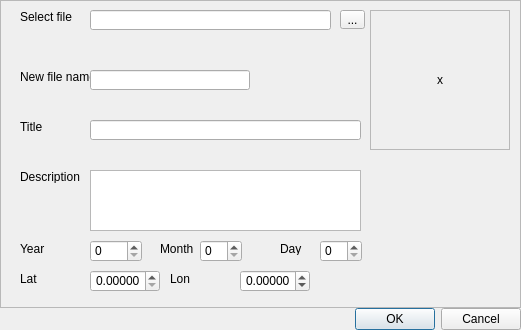
<?xml version="1.0" encoding="UTF-8"?>
<ui version="4.0">
 <class>AddPhotoDlg</class>
 <widget class="QDialog" name="AddPhotoDlg">
  <property name="geometry">
   <rect>
    <x>0</x>
    <y>0</y>
    <width>521</width>
    <height>330</height>
   </rect>
  </property>
  <property name="windowTitle">
   <string/>
  </property>
  <layout class="QVBoxLayout" name="verticalLayout">
   <property name="spacing">
    <number>0</number>
   </property>
   <property name="leftMargin">
    <number>0</number>
   </property>
   <property name="topMargin">
    <number>0</number>
   </property>
   <property name="rightMargin">
    <number>0</number>
   </property>
   <property name="bottomMargin">
    <number>0</number>
   </property>
   <item>
    <widget class="QFrame" name="frame">
     <property name="frameShape">
      <enum>QFrame::StyledPanel</enum>
     </property>
     <property name="frameShadow">
      <enum>QFrame::Raised</enum>
     </property>
     <property name="lineWidth">
      <number>1</number>
     </property>
     <widget class="QLabel" name="lbSelectedFile">
      <property name="geometry">
       <rect>
        <x>20</x>
        <y>10</y>
        <width>70</width>
        <height>13</height>
       </rect>
      </property>
      <property name="text">
       <string>Select file</string>
      </property>
     </widget>
     <widget class="QLineEdit" name="leSelectedFile">
      <property name="geometry">
       <rect>
        <x>90</x>
        <y>10</y>
        <width>241</width>
        <height>20</height>
       </rect>
      </property>
     </widget>
     <widget class="QToolButton" name="tbSelectPhoto">
      <property name="geometry">
       <rect>
        <x>340</x>
        <y>10</y>
        <width>25</width>
        <height>19</height>
       </rect>
      </property>
      <property name="text">
       <string>...</string>
      </property>
     </widget>
     <widget class="QLabel" name="lbNewFileName">
      <property name="geometry">
       <rect>
        <x>20</x>
        <y>70</y>
        <width>70</width>
        <height>13</height>
       </rect>
      </property>
      <property name="toolTip">
       <string>New file name without extension</string>
      </property>
      <property name="text">
       <string>New file name</string>
      </property>
     </widget>
     <widget class="QLineEdit" name="leNewFileName">
      <property name="geometry">
       <rect>
        <x>90</x>
        <y>70</y>
        <width>160</width>
        <height>20</height>
       </rect>
      </property>
     </widget>
     <widget class="QLabel" name="lbImage">
      <property name="geometry">
       <rect>
        <x>370</x>
        <y>10</y>
        <width>140</width>
        <height>140</height>
       </rect>
      </property>
      <property name="frameShape">
       <enum>QFrame::StyledPanel</enum>
      </property>
      <property name="text">
       <string>x</string>
      </property>
      <property name="alignment">
       <set>Qt::AlignCenter</set>
      </property>
     </widget>
     <widget class="QLabel" name="lbTitle">
      <property name="geometry">
       <rect>
        <x>20</x>
        <y>120</y>
        <width>47</width>
        <height>13</height>
       </rect>
      </property>
      <property name="text">
       <string>Title</string>
      </property>
     </widget>
     <widget class="QLineEdit" name="leTitle">
      <property name="geometry">
       <rect>
        <x>90</x>
        <y>120</y>
        <width>271</width>
        <height>20</height>
       </rect>
      </property>
     </widget>
     <widget class="QLabel" name="lbDescr">
      <property name="geometry">
       <rect>
        <x>20</x>
        <y>170</y>
        <width>70</width>
        <height>13</height>
       </rect>
      </property>
      <property name="text">
       <string>Description</string>
      </property>
     </widget>
     <widget class="QTextEdit" name="teDescr">
      <property name="geometry">
       <rect>
        <x>90</x>
        <y>170</y>
        <width>271</width>
        <height>61</height>
       </rect>
      </property>
     </widget>
     <widget class="QLabel" name="lbYear">
      <property name="geometry">
       <rect>
        <x>20</x>
        <y>242</y>
        <width>47</width>
        <height>13</height>
       </rect>
      </property>
      <property name="text">
       <string>Year</string>
      </property>
     </widget>
     <widget class="QSpinBox" name="sbYear">
      <property name="geometry">
       <rect>
        <x>90</x>
        <y>240</y>
        <width>52</width>
        <height>22</height>
       </rect>
      </property>
      <property name="maximum">
       <number>2099</number>
      </property>
     </widget>
     <widget class="QLabel" name="lbMonth">
      <property name="geometry">
       <rect>
        <x>160</x>
        <y>242</y>
        <width>35</width>
        <height>13</height>
       </rect>
      </property>
      <property name="text">
       <string>Month</string>
      </property>
     </widget>
     <widget class="QSpinBox" name="sbMonth">
      <property name="geometry">
       <rect>
        <x>200</x>
        <y>240</y>
        <width>42</width>
        <height>22</height>
       </rect>
      </property>
      <property name="maximum">
       <number>12</number>
      </property>
     </widget>
     <widget class="QSpinBox" name="sbDay">
      <property name="geometry">
       <rect>
        <x>320</x>
        <y>240</y>
        <width>42</width>
        <height>22</height>
       </rect>
      </property>
      <property name="maximum">
       <number>31</number>
      </property>
     </widget>
     <widget class="QLabel" name="leDay">
      <property name="geometry">
       <rect>
        <x>280</x>
        <y>242</y>
        <width>35</width>
        <height>13</height>
       </rect>
      </property>
      <property name="text">
       <string>Day</string>
      </property>
     </widget>
     <widget class="QDoubleSpinBox" name="sbLat">
      <property name="geometry">
       <rect>
        <x>90</x>
        <y>270</y>
        <width>70</width>
        <height>22</height>
       </rect>
      </property>
      <property name="alignment">
       <set>Qt::AlignRight|Qt::AlignTrailing|Qt::AlignVCenter</set>
      </property>
      <property name="decimals">
       <number>5</number>
      </property>
     </widget>
     <widget class="QLabel" name="lbLat">
      <property name="geometry">
       <rect>
        <x>20</x>
        <y>272</y>
        <width>47</width>
        <height>13</height>
       </rect>
      </property>
      <property name="text">
       <string>Lat</string>
      </property>
     </widget>
     <widget class="QDoubleSpinBox" name="sbLon">
      <property name="geometry">
       <rect>
        <x>240</x>
        <y>270</y>
        <width>70</width>
        <height>22</height>
       </rect>
      </property>
      <property name="alignment">
       <set>Qt::AlignRight|Qt::AlignTrailing|Qt::AlignVCenter</set>
      </property>
      <property name="decimals">
       <number>5</number>
      </property>
      <property name="minimum">
       <double>-180.000000000000000</double>
      </property>
      <property name="maximum">
       <double>180.000000000000000</double>
      </property>
     </widget>
     <widget class="QLabel" name="lbLon">
      <property name="geometry">
       <rect>
        <x>170</x>
        <y>272</y>
        <width>47</width>
        <height>13</height>
       </rect>
      </property>
      <property name="text">
       <string>Lon</string>
      </property>
     </widget>
    </widget>
   </item>
   <item>
    <widget class="QDialogButtonBox" name="buttonBox">
     <property name="orientation">
      <enum>Qt::Horizontal</enum>
     </property>
     <property name="standardButtons">
      <set>QDialogButtonBox::Cancel|QDialogButtonBox::Ok</set>
     </property>
    </widget>
   </item>
  </layout>
 </widget>
 <resources/>
 <connections>
  <connection>
   <sender>buttonBox</sender>
   <signal>accepted()</signal>
   <receiver>AddPhotoDlg</receiver>
   <slot>accept()</slot>
   <hints>
    <hint type="sourcelabel">
     <x>248</x>
     <y>254</y>
    </hint>
    <hint type="destinationlabel">
     <x>157</x>
     <y>274</y>
    </hint>
   </hints>
  </connection>
  <connection>
   <sender>buttonBox</sender>
   <signal>rejected()</signal>
   <receiver>AddPhotoDlg</receiver>
   <slot>reject()</slot>
   <hints>
    <hint type="sourcelabel">
     <x>316</x>
     <y>260</y>
    </hint>
    <hint type="destinationlabel">
     <x>286</x>
     <y>274</y>
    </hint>
   </hints>
  </connection>
 </connections>
</ui>
